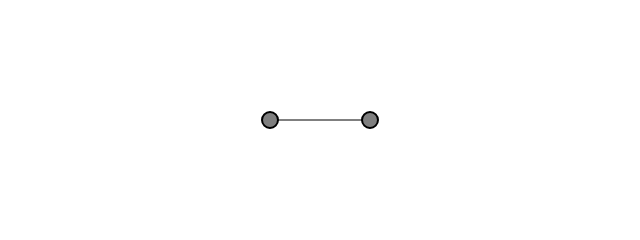
Frame 1 (no input)
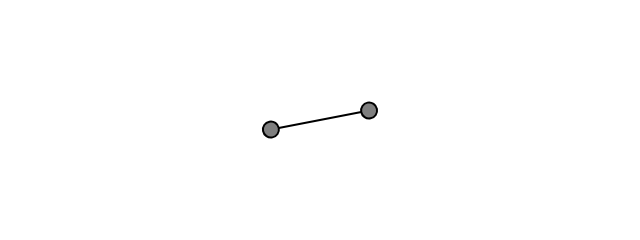
Frame 60 (no input)
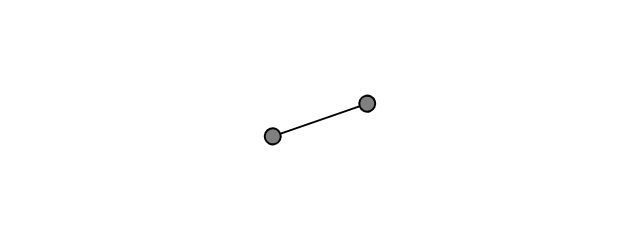
Frame 120 (the mouse pressed at the canvas centre since frame 60)

The p5.js sketch that drew these frames (run headless with seeded random() and noise() and a simulated clock; from frame 60 on, the mouse is pressed at the canvas centre):

// p5.js sketch
// ── sketch.js
// The Nature of Code
// Daniel Shiffman
// http://natureofcode.com

let angle = 0;

function setup() {
  createCanvas(640, 240);
}

function draw() {
  background(255);

  fill(127);
  stroke(0);
  rectMode(CENTER);
  translate(width / 2, height / 2);
  rotate(angle);
  line(-50, 0, 50, 0);
  stroke(0);
  strokeWeight(2);
  fill(127);
  ellipse(50, 0, 16, 16);
  ellipse(-50, 0, 16, 16);
  angle += 0.05;
}
